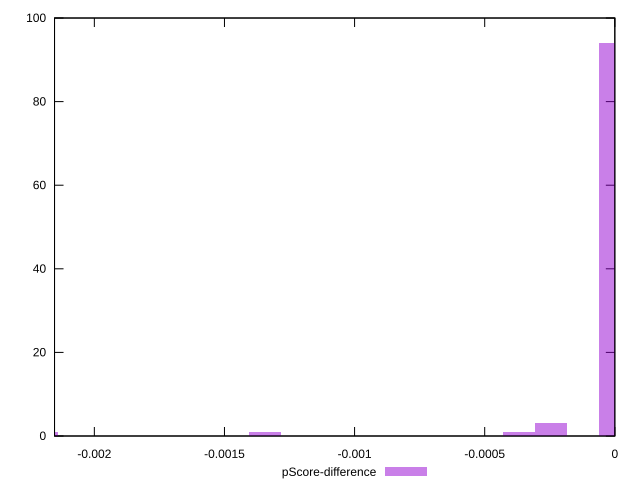

The gnuplot source for this figure:
reset

$pScoreDifference <<EOF
-0.00024466022771307063 3
0 94
-0.0003669903415696059 1
-0.0022019420494176355 1
-0.0013456312524218884 1
EOF

set key outside below
set boxwidth 0.00012233011385653531
set xrange [-0.0021529539236536666:-3.141931159689193e-14]
set yrange [0:100]
set trange [0:100]
set style fill transparent solid 0.5 noborder
set terminal svg size 640, 490 enhanced background rgb 'white'
set output "report_00017_2021-02-10T15-08-03.406Z/total-blocking-time/samples/pages+cached+noadtech+nomedia/pScore-difference/histogram.svg"

plot $pScoreDifference title "pScore-difference" with boxes

reset
